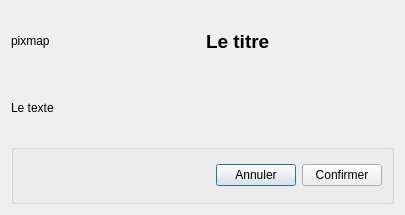
<?xml version="1.0" encoding="UTF-8"?>
<ui version="4.0">
 <class>ConfirmationDialog</class>
 <widget class="QDialog" name="ConfirmationDialog">
  <property name="geometry">
   <rect>
    <x>0</x>
    <y>0</y>
    <width>405</width>
    <height>215</height>
   </rect>
  </property>
  <property name="windowTitle">
   <string>Dialogue de confirmation</string>
  </property>
  <layout class="QVBoxLayout" name="verticalLayout">
   <item>
    <layout class="QHBoxLayout" name="horizontalLayout_2">
     <item>
      <widget class="QLabel" name="iconLabel">
       <property name="text">
        <string>pixmap</string>
       </property>
      </widget>
     </item>
     <item>
      <widget class="QLabel" name="titleLabel">
       <property name="font">
        <font>
         <pointsize>14</pointsize>
         <bold>true</bold>
        </font>
       </property>
       <property name="text">
        <string>Le titre</string>
       </property>
      </widget>
     </item>
    </layout>
   </item>
   <item>
    <widget class="QLabel" name="messageLabel">
     <property name="text">
      <string>Le texte</string>
     </property>
    </widget>
   </item>
   <item>
    <widget class="QGroupBox" name="buttonGroupBox">
     <property name="title">
      <string/>
     </property>
     <layout class="QHBoxLayout" name="horizontalLayout">
      <item>
       <spacer name="horizontalSpacer">
        <property name="orientation">
         <enum>Qt::Horizontal</enum>
        </property>
        <property name="sizeHint" stdset="0">
         <size>
          <width>188</width>
          <height>20</height>
         </size>
        </property>
       </spacer>
      </item>
      <item>
       <widget class="QPushButton" name="cancelButton">
        <property name="text">
         <string>Annuler</string>
        </property>
       </widget>
      </item>
      <item>
       <widget class="QPushButton" name="confirmButton">
        <property name="text">
         <string>Confirmer</string>
        </property>
       </widget>
      </item>
     </layout>
    </widget>
   </item>
  </layout>
 </widget>
 <resources/>
 <connections/>
</ui>
